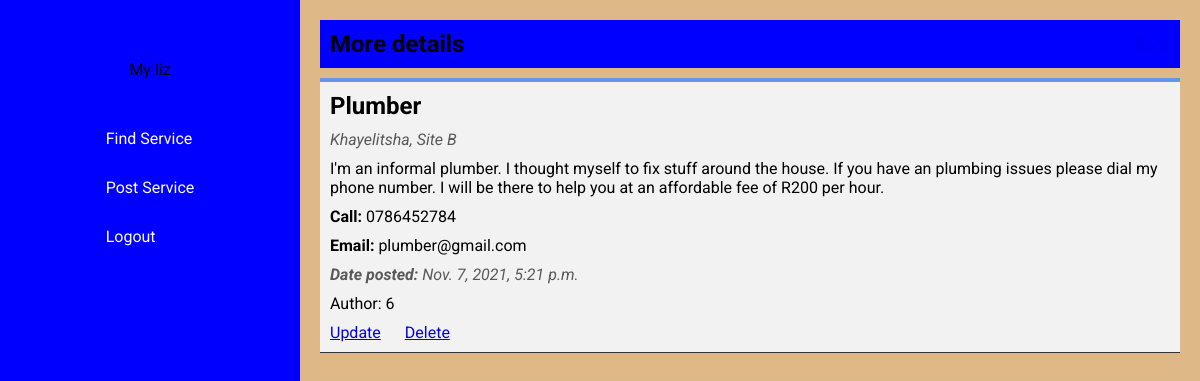
Page /view_service/16 (signed in) on the earlier database version.
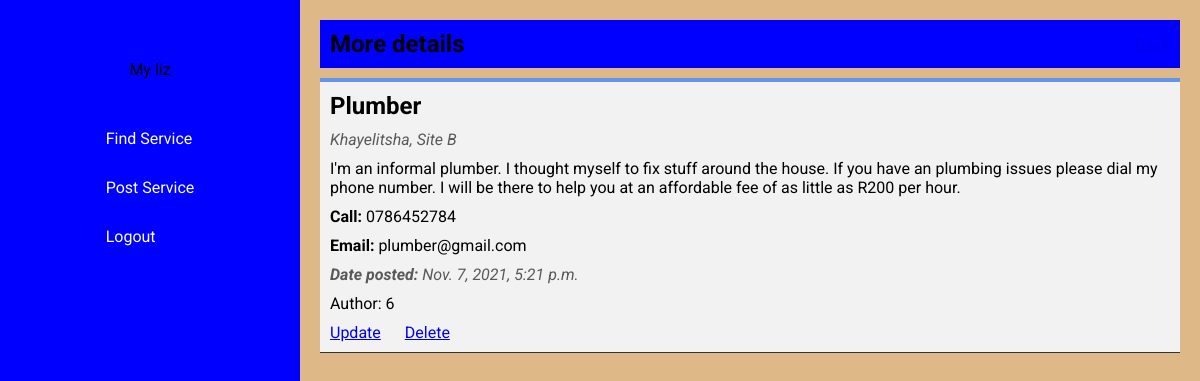
Same page on the later database version.
### main/models.py (models this page shows, shortened)
class Service(models.Model):
    service_name = models.CharField(max_length=200)
    location = models.CharField(max_length=150)
    experience = models.CharField(max_length=400)
    phone = models.CharField(max_length=50)
    email = models.EmailField(max_length=50)
    datecreated = models.DateTimeField(default=datetime.now, blank=True)
    author = models.ForeignKey(User, on_delete=models.CASCADE)

### main/views.py (the view)
# urls.py: path('view_service/<str:pk>', views.view_service, name='view_service'),
@login_required(login_url='login')
def view_service(request, pk):
    services = Service.objects.get(id=pk)
    return render(request, 'view_service.html', {'services': services})

### templates/view_service.html (shortened to what this page needs)
{% extends 'base.html' %}
{% block content %}
    <div class="view-service-container">
        <div class="view-service-title">
            <h1>More details</h1>
            <a href="/">Back</a>
        </div>
        <div class="view-service">
            <h1 id="view-service-content">{{ services.service_name }}</h1>
            <address id="view-service-content">{{ services.location }}</address>
            <p id="view-service-content">{{ services.experience }}</p>
            <p id="view-service-content"><strong>Call:</strong> {{ services.phone }}</p>
            <p id="view-service-content"><strong>Email:</strong> {{ services.email }}</p>
            <address id="view-service-content"><strong>Date posted: </strong>{{ services.datecreated }}</address>
            <p id="view-service-content">Author: {{ services.author.id }}</p>
            {% if user.is_authenticated and services.author.id == user.id %}
            <div class="view-service-btns">
                <a id="view-service-content" href="/update/{{ services.id }}">Update</a>
                <a id="view-service-content" href="/delete/{{ services.id }}">Delete</a>
            </div>
            {% endif %}
        </div>
    </div>
{% endblock content %}

Differences in the rows shown:
changed Service "Plumber": experience "…an affordable fee of R200 per hour." → "…an affordable fee of as little as R200 per hour."
